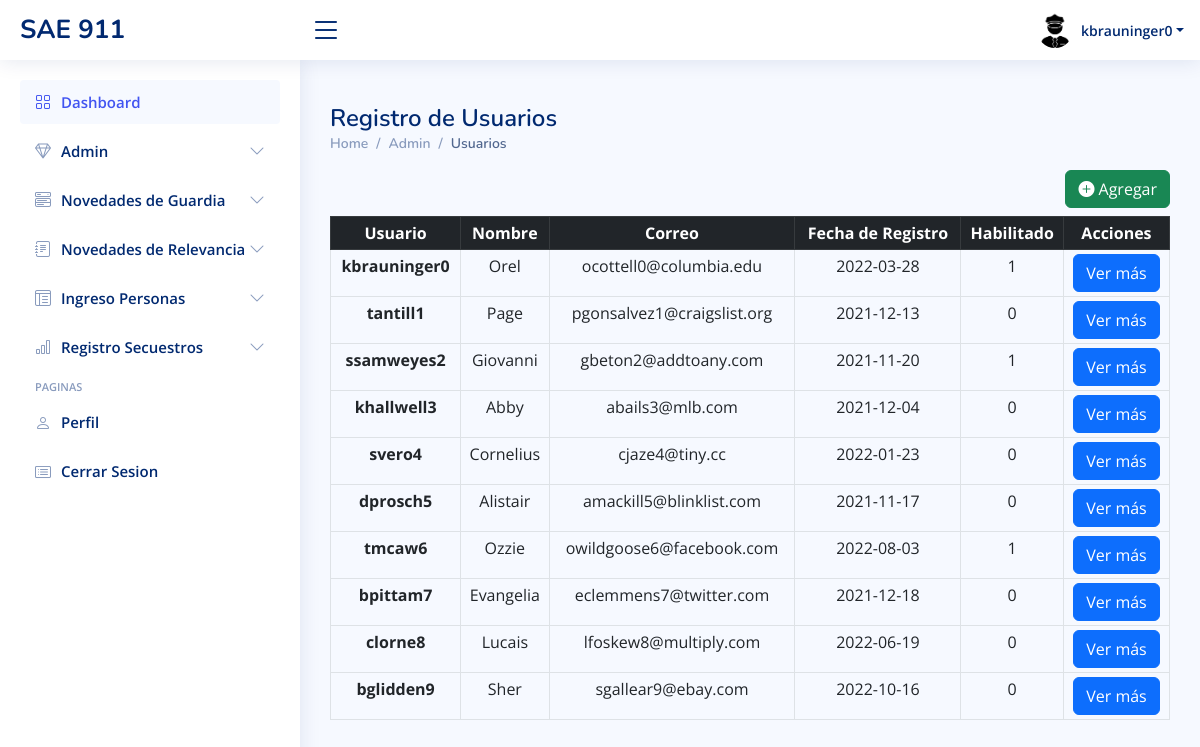
/usuarios-tabla.php (signed in), run on an earlier commit of the app's database.
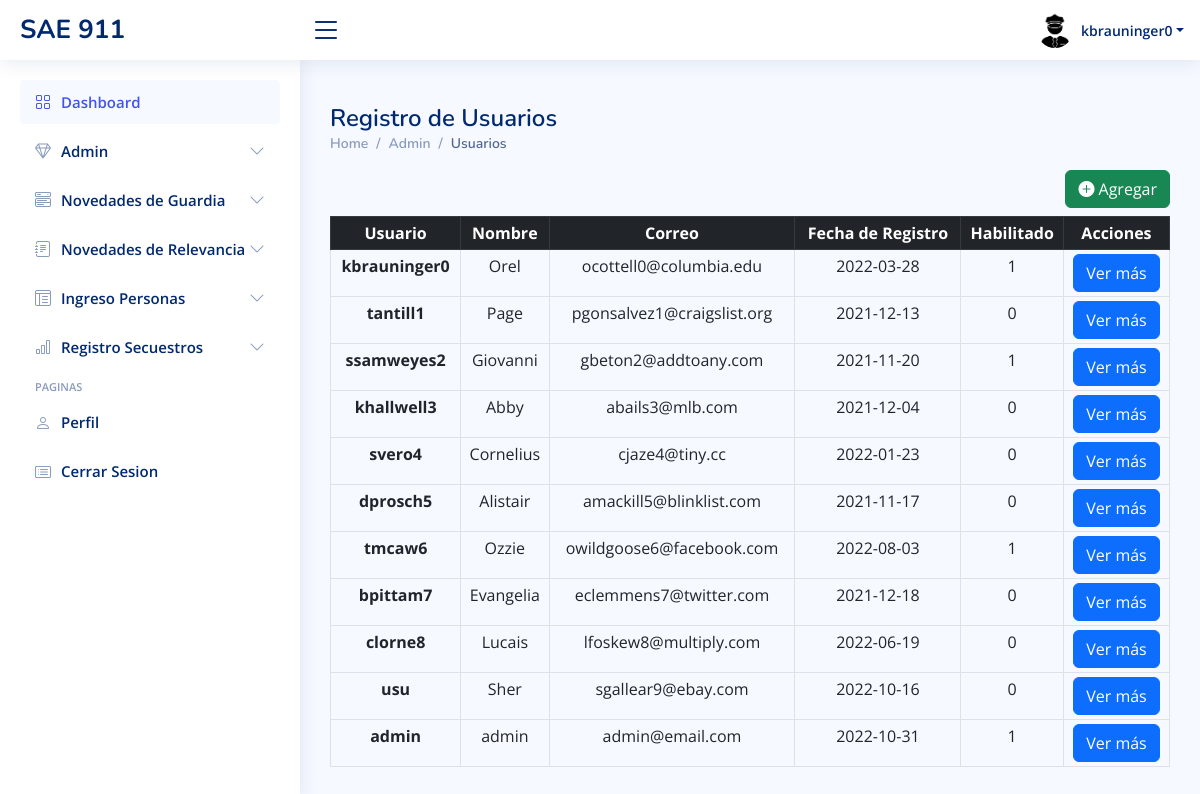
And on a later commit of the database.
### tables this page shows
CREATE TABLE `usuarios` (
  `idUsuario` int NOT NULL,
  `usuario` varchar(50) NOT NULL,
  `contraseña` varchar(50) NOT NULL,
  `rol` int NOT NULL,
  `habilitado` int NOT NULL DEFAULT '1',
  `eliminado` tinyint NOT NULL DEFAULT '0',
  `idPersona` int NOT NULL
);

CREATE TABLE `personas` (
  `idPersona` int NOT NULL,
  `nombre` varchar(50) DEFAULT NULL,
  `apellido` varchar(50) DEFAULT NULL,
  `correo` varchar(50) DEFAULT NULL,
  `telefono` varchar(50) DEFAULT NULL,
  `sexo` varchar(50) DEFAULT NULL,
  `dni` varchar(20) DEFAULT NULL,
  `fechaRegistro` date DEFAULT NULL,
  `habilitado` int DEFAULT NULL,
  `borrado` int DEFAULT NULL
);

### usuarios-tabla.php (the view, shortened to what this page needs)
<?php
    include 'conexion.php';
$consultaDatosTabla = "SELECT * FROM usuarios u INNER JOIN personas p WHERE u.idPersona=p.idPersona";
$resultado4 = mysqli_query($conexion, $consultaDatosTabla);
?>
<!DOCTYPE html>
<html lang="en">
<head>
    <link href="assets/vendor/bootstrap/css/bootstrap.min.css" rel="stylesheet">
    <link href="assets/vendor/bootstrap-icons/bootstrap-icons.css" rel="stylesheet">
    <link href="assets/vendor/boxicons/css/boxicons.min.css" rel="stylesheet">
    <link href="assets/vendor/quill/quill.snow.css" rel="stylesheet">
    <link href="assets/vendor/quill/quill.bubble.css" rel="stylesheet">
    <link href="assets/vendor/remixicon/remixicon.css" rel="stylesheet">
    <link href="assets/vendor/simple-datatables/style.css" rel="stylesheet">
    <link href="assets/css/style.css" rel="stylesheet">
</head>
<body>
    <?php include("./template/dashboard.php")?>
    <?php  if($_SESSION['rol'] == 1){
        include ("./template/admin.php");
        }else{
        include ("./template/usuario.php");
        }
    ?>
    <main id="main" class="main">
        <div class="pagetitle">
            <h1>Registro de Usuarios</h1>
            <nav>
                <ol class="breadcrumb">
                    <li class="breadcrumb-item"><a href="inicio-dashboard.php">Home</a></li>
                    <li class="breadcrumb-item"><a href="#">Admin</a></li>
                    <li class="breadcrumb-item active">Usuarios</li>
                </ol>
            </nav>
        </div>
        <button type="button" class="btn btn-success float-end mb-2" data-bs-toggle="modal" data-bs-target="#staticBackdrop">
            <i class="bi bi-plus-circle-fill"></i>
            Agregar
        </button>
        <section class="section">
            <table class="table table-sm table-hover table-bordered text-center">
                <thead class="table-dark">
                    <tr>
                        <th scope="col">Usuario</th>
                        <th scope="col">Nombre</th>
                        <th scope="col">Correo</th>
                        <th scope="col">Fecha de Registro</th>
                        <th scope="col">Habilitado</th>
                        <th scope="col">Acciones</th>
                    </tr>
                </thead>
                <tbody>
                    <?php
                    while ($row = $resultado4->fetch_assoc()) {
                    ?>
                        <tr>
                            <th scope="row"><?php echo $row['usuario'] ?></th>
                            <td scope="row"><?php echo $row['nombre'] ?></td>
                            <td scope="row"><?php echo $row['correo'] ?></td>
                            <td scope="row"><?php echo $row['fechaRegistro'] ?></td>
                            <td scope="row"><?php echo $row['habilitado'] ?></td>
                            <?php $idUsuario = $row['idUsuario'] ?>
                            <td scope="row">
                                <a class="btn btn-primary" href="usuarios-ver-mas.php?id=<?php echo $idUsuario?>">Ver más</a>
                            </td>
                        </tr>
                    <?php
                    }
                    ?>
                </tbody>
            </table>
        </section>
    </main>
</body>
</html>

### template/dashboard.php (shortened to what this page needs)
<header id="header" class="header fixed-top d-flex align-items-center">
    <div class="d-flex align-items-center justify-content-between">
      <a href="inicio-dashboard.php" class="logo d-flex align-items-center">
        <span class="d-none d-lg-block">SAE 911</span>
      </a>
      <i class="bi bi-list toggle-sidebar-btn"></i>
    </div>
    <nav class="header-nav ms-auto">
      <ul class="d-flex align-items-center">
        <li class="nav-item dropdown pe-3">
          <a class="nav-link nav-profile d-flex align-items-center pe-0" href="#" data-bs-toggle="dropdown">
          <img src="assets/img/siluetaPolicia.jpg" alt="Profile" class="rounded-circle">
            <span class="d-none d-md-block dropdown-toggle ps-2"><?php echo $_SESSION['usuario'];?></span>
          </a>
        </li>
      </ul>
    </nav>
  </header>

### template/admin.php (shortened to what this page needs)
<aside id="sidebar" class="sidebar">
    <ul class="sidebar-nav" id="sidebar-nav">
      <li class="nav-item">
        <a class="nav-link " href="inicio-dashboard.php">
          <i class="bi bi-grid"></i>
          <span>Dashboard</span>
        </a>
      </li>
      <li class="nav-item">
        <a class="nav-link collapsed" data-bs-target="#icons-nav" data-bs-toggle="collapse" href="#">
          <i class="bi bi-gem"></i><span>Admin</span><i class="bi bi-chevron-down ms-auto"></i>
        </a>
      </li>
      <li class="nav-item">
        <a class="nav-link collapsed" data-bs-target="#components-nav" data-bs-toggle="collapse" href="#">
          <i class="bi bi-menu-button-wide"></i><span>Novedades de Guardia</span><i class="bi bi-chevron-down ms-auto"></i>
        </a>
      </li>
      <li class="nav-item">
        <a class="nav-link collapsed" data-bs-target="#forms-nav" data-bs-toggle="collapse" href="#">
          <i class="bi bi-journal-text"></i><span>Novedades de Relevancia</span><i class="bi bi-chevron-down ms-auto"></i>
        </a>
      </li>
      <li class="nav-item">
        <a class="nav-link collapsed" data-bs-target="#tables-nav" data-bs-toggle="collapse" href="#">
          <i class="bi bi-layout-text-window-reverse"></i><span>Ingreso Personas</span><i class="bi bi-chevron-down ms-auto"></i>
        </a>
      </li>
      <li class="nav-item">
        <a class="nav-link collapsed" data-bs-target="#charts-nav" data-bs-toggle="collapse" href="#">
          <i class="bi bi-bar-chart"></i><span>Registro Secuestros</span><i class="bi bi-chevron-down ms-auto"></i>
        </a>
      </li>
      <li class="nav-heading">Paginas</li>
      <li class="nav-item">
        <a class="nav-link collapsed" href="usuarios-perfil.php">
          <i class="bi bi-person"></i>
          <span>Perfil</span>
        </a>
      </li>
      <li class="nav-item">
        <a class="nav-link collapsed" href="cerrar-sesion.php">
          <i class="bi bi-card-list"></i>
          <span>Cerrar Sesion</span>
        </a>
      </li>
    </ul>
</aside>

### assets/css/style.css (style rules this page uses)
:root { scroll-behavior: smooth; }
body { font-family: "Open Sans", sans-serif; background: #f6f9ff; color: #444444; }
a { color: #4154f1; text-decoration: none; }
h1, h2, h3, h4, h5, h6 { font-family: "Nunito", sans-serif; }
#main { margin-top: 60px; padding: 20px 30px; transition: all 0.3s; }
.pagetitle { margin-bottom: 10px; }
.pagetitle h1 { font-size: 24px; margin-bottom: 0; font-weight: 600; color: #012970; }
.breadcrumb { font-size: 14px; font-family: "Nunito", sans-serif; color: #899bbd; font-weight: 600; }
.breadcrumb a { color: #899bbd; transition: 0.3s; }
.breadcrumb .breadcrumb-item::before { color: #899bbd; }
.breadcrumb .active { color: #51678f; font-weight: 600; }
.logo { line-height: 1; }
@media (min-width: 1200px) { .logo { width: 280px; } }
.logo span { font-size: 26px; font-weight: 700; color: #012970; font-family: "Nunito", sans-serif; }
.header { transition: all 0.5s; z-index: 997; height: 60px; box-shadow: 0px 2px 20px rgba(1, 41, 112, 0.1); background-color: #fff; padding-left: 20px; }
.header .toggle-sidebar-btn { font-size: 32px; padding-left: 10px; cursor: pointer; color: #012970; }
.header-nav ul { list-style: none; }
.header-nav>ul { margin: 0; padding: 0; }
.header-nav .nav-profile { color: #012970; }
.header-nav .nav-profile img { max-height: 36px; }
.header-nav .nav-profile span { font-size: 14px; font-weight: 600; }
.sidebar { position: fixed; top: 60px; left: 0; bottom: 0; width: 300px; z-index: 996; transition: all 0.3s; padding: 20px; overflow-y: auto; scrollbar-width: thin; scrollbar-color: #aab7cf transparent; box-shadow: 0px 0px 20px rgba(1, 41, 112, 0.1); background-color: #fff; }
@media (min-width: 1200px) { #main, #footer { margin-left: 300px; } }
.sidebar-nav { padding: 0; margin: 0; list-style: none; }
.sidebar-nav li { padding: 0; margin: 0; list-style: none; }
.sidebar-nav .nav-item { margin-bottom: 5px; }
.sidebar-nav .nav-heading { font-size: 11px; text-transform: uppercase; color: #899bbd; font-weight: 600; margin: 10px 0 5px 15px; }
.sidebar-nav .nav-link { display: flex; align-items: center; font-size: 15px; font-weight: 600; color: #4154f1; transition: 0.3; background: #f6f9ff; padding: 10px 15px; border-radius: 4px; }
.sidebar-nav .nav-link i { font-size: 16px; margin-right: 10px; color: #4154f1; }
.sidebar-nav .nav-link.collapsed { color: #012970; background: #fff; }
.sidebar-nav .nav-link.collapsed i { color: #899bbd; }
.sidebar-nav .nav-link .bi-chevron-down { margin-right: 0; transition: transform 0.2s ease-in-out; }

What changed in the data, as far as the page shows it:
changed usuarios "Sher": usuario "bglidden9" → "usu"
added usuarios: usuario "admin", idPersona.nombre "admin", idPersona.correo "admin@email.com", idPersona.fechaRegistro "2022-10-31", idPersona.habilitado "1"
